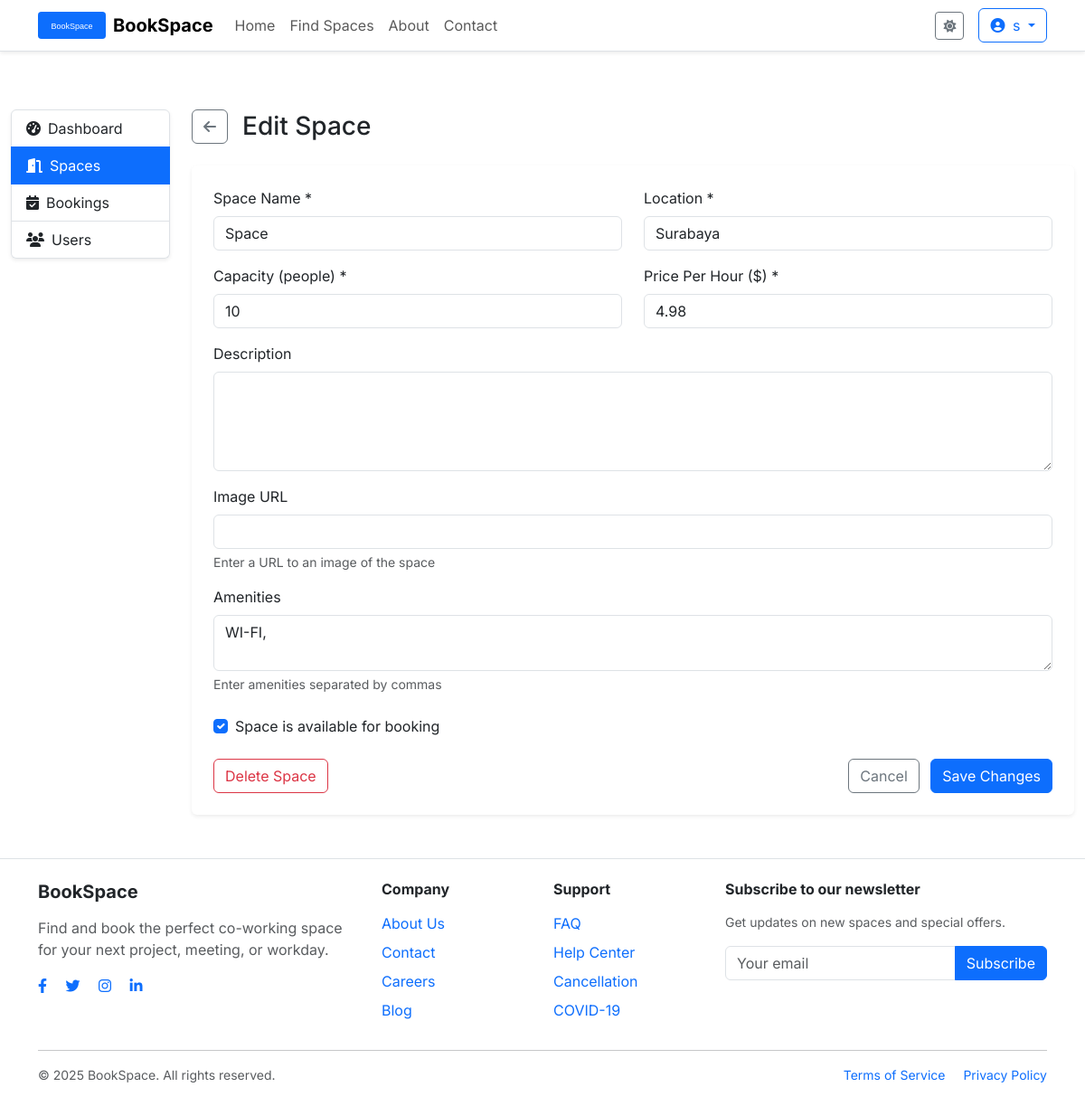
/admin/spaces/1/edit (signed in), run on the app's committed database.
### app/models/user.py (models this page shows, shortened)
class User(db.Model, UserMixin):
    __tablename__ = 'users'
    id = db.Column(db.Integer, primary_key=True)
    username = db.Column(db.String(64), unique=True, nullable=False, index=True)
    email = db.Column(db.String(120), unique=True, nullable=False, index=True)
    password_hash = db.Column(db.String(128))
    role = db.Column(db.String(20), default='user')
    first_name = db.Column(db.String(64))
    last_name = db.Column(db.String(64))
    profile_image = db.Column(db.String(120), default='default_profile.jpg')
    created_at = db.Column(db.DateTime, default=datetime.utcnow)
    last_login = db.Column(db.DateTime)
    is_active = db.Column(db.Boolean, default=True)
    bookings = db.relationship('Booking', backref='user', lazy='dynamic', cascade='all, delete-orphan')
    reviews = db.relationship('Review', backref='user', lazy='dynamic', cascade='all, delete-orphan')
    def is_admin(self):
        return self.role == 'admin'

### app/models/space.py (models this page shows, shortened)
class Space(db.Model):
    __tablename__ = 'spaces'
    id = db.Column(db.Integer, primary_key=True)
    name = db.Column(db.String(100), nullable=False)
    location = db.Column(db.String(100), nullable=False)
    capacity = db.Column(db.Integer, nullable=False)
    price_per_hour = db.Column(db.Float, nullable=False)
    description = db.Column(db.Text)
    image_url = db.Column(db.String(255))
    created_at = db.Column(db.DateTime, default=datetime.utcnow)
    updated_at = db.Column(db.DateTime, default=datetime.utcnow, onupdate=datetime.utcnow)
    amenities = db.Column(db.Text)  # Stored as JSON string
    is_available = db.Column(db.Boolean, default=True)
    bookings = db.relationship('Booking', backref='space', lazy='dynamic', cascade='all, delete-orphan')
    reviews = db.relationship('Review', backref='space', lazy='dynamic', cascade='all, delete-orphan')

### app/routes/admin.py (the view, shortened to what this page needs)
@admin.route('/spaces/<int:space_id>/edit', methods=['GET', 'POST'])
@login_required
@admin_required
def edit_space(space_id):
    space = Space.query.get_or_404(space_id)
    return render_template('admin/spaces/edit.html', space=space)

### app/models/user.py (called while the page is built)
@login_manager.user_loader
def load_user(user_id):
    return User.query.get(int(user_id))

### app/templates/admin/spaces/edit.html (shortened to what this page needs)
{% extends "base.html" %}
{% block content %}
<div class="container-fluid py-4">
    <div class="row">
        <div class="col-lg-2">
            <div class="list-group mb-4 shadow-sm">
                <a href="{{ url_for('admin.dashboard') }}" class="list-group-item list-group-item-action">
                    <i class="fas fa-tachometer-alt me-2"></i>Dashboard
                </a>
                <a href="{{ url_for('admin.spaces') }}" class="list-group-item list-group-item-action active">
                    <i class="fas fa-door-open me-2"></i>Spaces
                </a>
                <a href="{{ url_for('admin.bookings') }}" class="list-group-item list-group-item-action">
                    <i class="fas fa-calendar-check me-2"></i>Bookings
                </a>
                <a href="{{ url_for('admin.users') }}" class="list-group-item list-group-item-action">
                    <i class="fas fa-users me-2"></i>Users
                </a>
            </div>
        </div>
        <div class="col-lg-10">
            <div class="d-flex align-items-center mb-4">
                <a href="{{ url_for('admin.spaces') }}" class="btn btn-outline-secondary me-3">
                    <i class="fas fa-arrow-left"></i>
                </a>
                <h1 class="h3 mb-0">Edit Space</h1>
            </div>
            <div class="card border-0 shadow-sm">
                <div class="card-body p-4">
                    <form method="POST" action="{{ url_for('admin.edit_space', space_id=space.id) }}">
                        <div class="row">
                            <div class="col-md-6 mb-3">
                                <label for="name" class="form-label">Space Name *</label>
                                <input type="text" class="form-control" id="name" name="name" value="{{ space.name }}" required>
                            </div>
                            <div class="col-md-6 mb-3">
                                <label for="location" class="form-label">Location *</label>
                                <input type="text" class="form-control" id="location" name="location" value="{{ space.location }}" required>
                            </div>
                        </div>
                        <div class="row">
                            <div class="col-md-6 mb-3">
                                <label for="capacity" class="form-label">Capacity (people) *</label>
                                <input type="number" class="form-control" id="capacity" name="capacity" min="1" value="{{ space.capacity }}" required>
                            </div>
                            <div class="col-md-6 mb-3">
                                <label for="price_per_hour" class="form-label">Price Per Hour ($) *</label>
                                <input type="number" class="form-control" id="price_per_hour" name="price_per_hour" min="0" step="0.01" value="{{ space.price_per_hour }}" required>
                            </div>
                        </div>
                        <div class="mb-3">
                            <label for="description" class="form-label">Description</label>
                            <textarea class="form-control" id="description" name="description" rows="4">{{ space.description }}</textarea>
                        </div>
                        <div class="mb-3">
                            <label for="image_url" class="form-label">Image URL</label>
                            <input type="url" class="form-control" id="image_url" name="image_url" value="{{ space.image_url }}">
                            <div class="form-text">Enter a URL to an image of the space</div>
                        </div>
                        <div class="mb-4">
                            <label class="form-label">Amenities</label>
                            <textarea class="form-control" id="amenities" name="amenities" placeholder="Wi-Fi, Coffee Machine, Projector, Whiteboard">{{ space.amenities }}</textarea>
                            <div class="form-text">Enter amenities separated by commas</div>
                        </div>
                        <div class="form-check mb-4">
                            <input class="form-check-input" type="checkbox" id="is_available" name="is_available" {% if space.is_available %}checked{% endif %}>
                            <label class="form-check-label" for="is_available">
                                Space is available for booking
                            </label>
                        </div>
                        <div class="d-flex justify-content-between">
                            <form action="{{ url_for('admin.delete_space', space_id=space.id) }}" method="POST"
                                  onsubmit="return confirm('Are you sure you want to delete this space? This action cannot be undone.')">
                                <button type="submit" class="btn btn-outline-danger">Delete Space</button>
                            </form>
                            <div>
                                <a href="{{ url_for('admin.spaces') }}" class="btn btn-outline-secondary me-2">Cancel</a>
                                <button type="submit" class="btn btn-primary">Save Changes</button>
                            </div>
                        </div>
                    </form>
                </div>
            </div>
        </div>
    </div>
</div>
{% endblock %}

### app/templates/base.html (shortened to what this page needs)
<!DOCTYPE html>
<html lang="en" data-bs-theme="light">
<head>
    <link href="https://cdn.jsdelivr.net/npm/bootstrap@5.3.0/dist/css/bootstrap.min.css" rel="stylesheet">
    <link rel="stylesheet" href="https://cdnjs.cloudflare.com/ajax/libs/font-awesome/6.4.0/css/all.min.css">
    <link rel="stylesheet" href="{{ url_for('static', filename='css/style.css') }}">
</head>
<body>
    <nav class="navbar navbar-expand-lg navbar-light border-bottom sticky-top">
        <div class="container">
            <a class="navbar-brand d-flex align-items-center" href="{{ url_for('main.index') }}">
                <img src="{{ url_for('static', filename='images/logo.svg') }}" alt="BookSpace Logo" height="30" class="me-2">
                <span class="fw-bold">BookSpace</span>
            </a>
            <div class="collapse navbar-collapse" id="navbarMain">
                <ul class="navbar-nav me-auto mb-2 mb-lg-0">
                    <li class="nav-item">
                        <a class="nav-link {% if request.endpoint == 'main.index' %}active{% endif %}"
                           href="{{ url_for('main.index') }}">Home</a>
                    </li>
                    <li class="nav-item">
                        <a class="nav-link {% if request.endpoint == 'space.index' %}active{% endif %}"
                           href="{{ url_for('space.index') }}">Find Spaces</a>
                    </li>
                    <li class="nav-item">
                        <a class="nav-link {% if request.endpoint == 'main.about' %}active{% endif %}"
                           href="{{ url_for('main.about') }}">About</a>
                    </li>
                    <li class="nav-item">
                        <a class="nav-link {% if request.endpoint == 'main.contact' %}active{% endif %}"
                           href="{{ url_for('main.contact') }}">Contact</a>
                    </li>
                </ul>
                <div class="d-flex align-items-center">
                    <button id="theme-toggle" class="btn btn-sm btn-outline-secondary me-3">
                        <i class="fas fa-sun theme-icon-light"></i>
                    </button>
                    {% if current_user.is_authenticated %}
                        <div class="dropdown">
                            <button class="btn btn-outline-primary dropdown-toggle" type="button" id="userDropdown" data-bs-toggle="dropdown">
                                <i class="fas fa-user-circle me-1"></i> {{ current_user.username }}
                            </button>
                        </div>
                    {% else %}
                        <a href="{{ url_for('auth.login') }}" class="btn btn-outline-primary me-2">Login</a>
                        <a href="{{ url_for('auth.register') }}" class="btn btn-primary">Sign Up</a>
                    {% endif %}
                </div>
            </div>
        </div>
    </nav>
    <main class="py-4">
        {% block content %}{% endblock %}
    </main>
    <footer class="footer mt-auto py-4 border-top">
        <div class="container">
            <div class="row">
                <div class="col-md-4 mb-4 mb-md-0">
                    <h5 class="fw-bold mb-3">BookSpace</h5>
                    <p class="text-muted">
                        Find and book the perfect co-working space for your next project, meeting, or workday.
                    </p>
                    <div class="social-icons">
                        <a href="#" class="text-decoration-none me-3"><i class="fab fa-facebook-f"></i></a>
                        <a href="#" class="text-decoration-none me-3"><i class="fab fa-twitter"></i></a>
                        <a href="#" class="text-decoration-none me-3"><i class="fab fa-instagram"></i></a>
                        <a href="#" class="text-decoration-none"><i class="fab fa-linkedin-in"></i></a>
                    </div>
                </div>
                <div class="col-md-2 mb-4 mb-md-0">
                    <h6 class="fw-bold mb-3">Company</h6>
                    <ul class="list-unstyled">
                        <li class="mb-2"><a href="{{ url_for('main.about') }}" class="text-decoration-none">About Us</a></li>
                        <li class="mb-2"><a href="{{ url_for('main.contact') }}" class="text-decoration-none">Contact</a></li>
                        <li class="mb-2"><a href="#" class="text-decoration-none">Careers</a></li>
                        <li class="mb-2"><a href="#" class="text-decoration-none">Blog</a></li>
                    </ul>
                </div>
                <div class="col-md-2 mb-4 mb-md-0">
                    <h6 class="fw-bold mb-3">Support</h6>
                    <ul class="list-unstyled">
                        <li class="mb-2"><a href="{{ url_for('main.faq') }}" class="text-decoration-none">FAQ</a></li>
                        <li class="mb-2"><a href="#" class="text-decoration-none">Help Center</a></li>
                        <li class="mb-2"><a href="#" class="text-decoration-none">Cancellation</a></li>
                        <li class="mb-2"><a href="#" class="text-decoration-none">COVID-19</a></li>
                    </ul>
                </div>
                <div class="col-md-4">
                    <h6 class="fw-bold mb-3">Subscribe to our newsletter</h6>
                    <p class="text-muted small">Get updates on new spaces and special offers.</p>
                    <form>
                        <div class="input-group mb-3">
                            <input type="email" class="form-control" placeholder="Your email">
                            <button class="btn btn-primary" type="submit">Subscribe</button>
                        </div>
                    </form>
                </div>
            </div>
            <hr>
            <div class="d-flex justify-content-between align-items-center flex-column flex-md-row">
                <p class="text-muted small mb-md-0">
                    &copy; {{ now.year }} BookSpace. All rights reserved.
                </p>
                <div class="text-muted small">
                    <a href="{{ url_for('main.terms') }}" class="text-decoration-none me-3">Terms of Service</a>
                    <a href="{{ url_for('main.privacy') }}" class="text-decoration-none">Privacy Policy</a>
                </div>
            </div>
        </div>
    </footer>
</body>
</html>

### app/static/css/style.css (style rules this page uses)
:root { --bs-body-bg: #ffffff; --bs-body-color: #212529; --bs-border-color: #dee2e6; --bs-card-bg: #ffffff; --bs-primary: #0d6efd; --bs-primary-rgb: 13, 110, 253; --nav-bg: #ffffff; --nav-shadow: 0 0.125rem 0.25rem rgba(0, 0, 0, 0.075); --muted-bg: #f8f9fa; }
body { font-family: 'Inter', sans-serif; background-color: var(--bs-body-bg); color: var(--bs-body-color); display: flex; flex-direction: column; min-height: 100vh; }
main { flex: 1; }
.navbar { background-color: var(--nav-bg); box-shadow: var(--nav-shadow); }
.card { border: 1px solid var(--bs-border-color); background-color: var(--bs-card-bg); transition: transform 0.15s ease-in-out; }

### data on the page
User: username "s"
Space: name "Space", location "Surabaya", capacity "10", price_per_hour "4.98", amenities "WI-FI,", is_available "☑"
